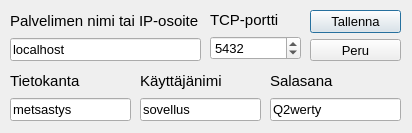
<?xml version="1.0" encoding="UTF-8"?>
<ui version="4.0">
 <class>serverSettingsDialog</class>
 <widget class="QDialog" name="serverSettingsDialog">
  <property name="geometry">
   <rect>
    <x>0</x>
    <y>0</y>
    <width>412</width>
    <height>133</height>
   </rect>
  </property>
  <property name="windowTitle">
   <string>Tietokantapalvelimen asetukset</string>
  </property>
  <widget class="QWidget" name="">
   <property name="geometry">
    <rect>
     <x>10</x>
     <y>10</y>
     <width>191</width>
     <height>51</height>
    </rect>
   </property>
   <layout class="QVBoxLayout" name="verticalLayout">
    <item>
     <widget class="QLabel" name="serverHostLabel">
      <property name="font">
       <font>
        <pointsize>11</pointsize>
       </font>
      </property>
      <property name="text">
       <string>Palvelimen nimi tai IP-osoite</string>
      </property>
     </widget>
    </item>
    <item>
     <widget class="QLineEdit" name="serverHostLineEdit">
      <property name="font">
       <font>
        <pointsize>10</pointsize>
       </font>
      </property>
      <property name="text">
       <string>localhost</string>
      </property>
     </widget>
    </item>
   </layout>
  </widget>
  <widget class="QWidget" name="">
   <property name="geometry">
    <rect>
     <x>210</x>
     <y>10</y>
     <width>91</width>
     <height>50</height>
    </rect>
   </property>
   <layout class="QVBoxLayout" name="verticalLayout_2">
    <item>
     <widget class="QLabel" name="serverPortLabel">
      <property name="font">
       <font>
        <pointsize>11</pointsize>
       </font>
      </property>
      <property name="text">
       <string>TCP-portti</string>
      </property>
     </widget>
    </item>
    <item>
     <widget class="QSpinBox" name="serverPortSpinBox">
      <property name="font">
       <font>
        <pointsize>10</pointsize>
       </font>
      </property>
      <property name="locale">
       <locale language="Finnish" country="Finland"/>
      </property>
      <property name="maximum">
       <number>100000</number>
      </property>
      <property name="value">
       <number>5432</number>
      </property>
     </widget>
    </item>
   </layout>
  </widget>
  <widget class="QWidget" name="">
   <property name="geometry">
    <rect>
     <x>310</x>
     <y>10</y>
     <width>91</width>
     <height>51</height>
    </rect>
   </property>
   <layout class="QVBoxLayout" name="verticalLayout_3">
    <item>
     <widget class="QPushButton" name="serverSavePushButton">
      <property name="font">
       <font>
        <pointsize>10</pointsize>
       </font>
      </property>
      <property name="text">
       <string>Tallenna</string>
      </property>
     </widget>
    </item>
    <item>
     <widget class="QPushButton" name="serverCancelPushButton">
      <property name="font">
       <font>
        <pointsize>10</pointsize>
       </font>
      </property>
      <property name="text">
       <string>Peru</string>
      </property>
     </widget>
    </item>
   </layout>
  </widget>
  <widget class="QWidget" name="">
   <property name="geometry">
    <rect>
     <x>10</x>
     <y>70</y>
     <width>121</width>
     <height>51</height>
    </rect>
   </property>
   <layout class="QVBoxLayout" name="verticalLayout_4">
    <item>
     <widget class="QLabel" name="databaseNameLabel">
      <property name="font">
       <font>
        <pointsize>11</pointsize>
       </font>
      </property>
      <property name="text">
       <string>Tietokanta</string>
      </property>
     </widget>
    </item>
    <item>
     <widget class="QLineEdit" name="databaseNameLineEdit">
      <property name="font">
       <font>
        <pointsize>10</pointsize>
       </font>
      </property>
      <property name="text">
       <string>metsastys</string>
      </property>
     </widget>
    </item>
   </layout>
  </widget>
  <widget class="QWidget" name="">
   <property name="geometry">
    <rect>
     <x>140</x>
     <y>70</y>
     <width>121</width>
     <height>51</height>
    </rect>
   </property>
   <layout class="QVBoxLayout" name="verticalLayout_5">
    <item>
     <widget class="QLabel" name="databaseUserNameLabel">
      <property name="font">
       <font>
        <pointsize>11</pointsize>
       </font>
      </property>
      <property name="text">
       <string>Käyttäjänimi</string>
      </property>
     </widget>
    </item>
    <item>
     <widget class="QLineEdit" name="databaseUserLineEdit">
      <property name="font">
       <font>
        <pointsize>10</pointsize>
       </font>
      </property>
      <property name="text">
       <string>sovellus</string>
      </property>
     </widget>
    </item>
   </layout>
  </widget>
  <widget class="QWidget" name="">
   <property name="geometry">
    <rect>
     <x>270</x>
     <y>70</y>
     <width>131</width>
     <height>51</height>
    </rect>
   </property>
   <layout class="QVBoxLayout" name="verticalLayout_6">
    <item>
     <widget class="QLabel" name="databasePasswordLabel">
      <property name="font">
       <font>
        <pointsize>11</pointsize>
       </font>
      </property>
      <property name="text">
       <string>Salasana</string>
      </property>
     </widget>
    </item>
    <item>
     <widget class="QLineEdit" name="databasePasswordLineEdit">
      <property name="font">
       <font>
        <pointsize>10</pointsize>
       </font>
      </property>
      <property name="inputMask">
       <string/>
      </property>
      <property name="text">
       <string>Q2werty</string>
      </property>
     </widget>
    </item>
   </layout>
  </widget>
 </widget>
 <resources/>
 <connections/>
</ui>
